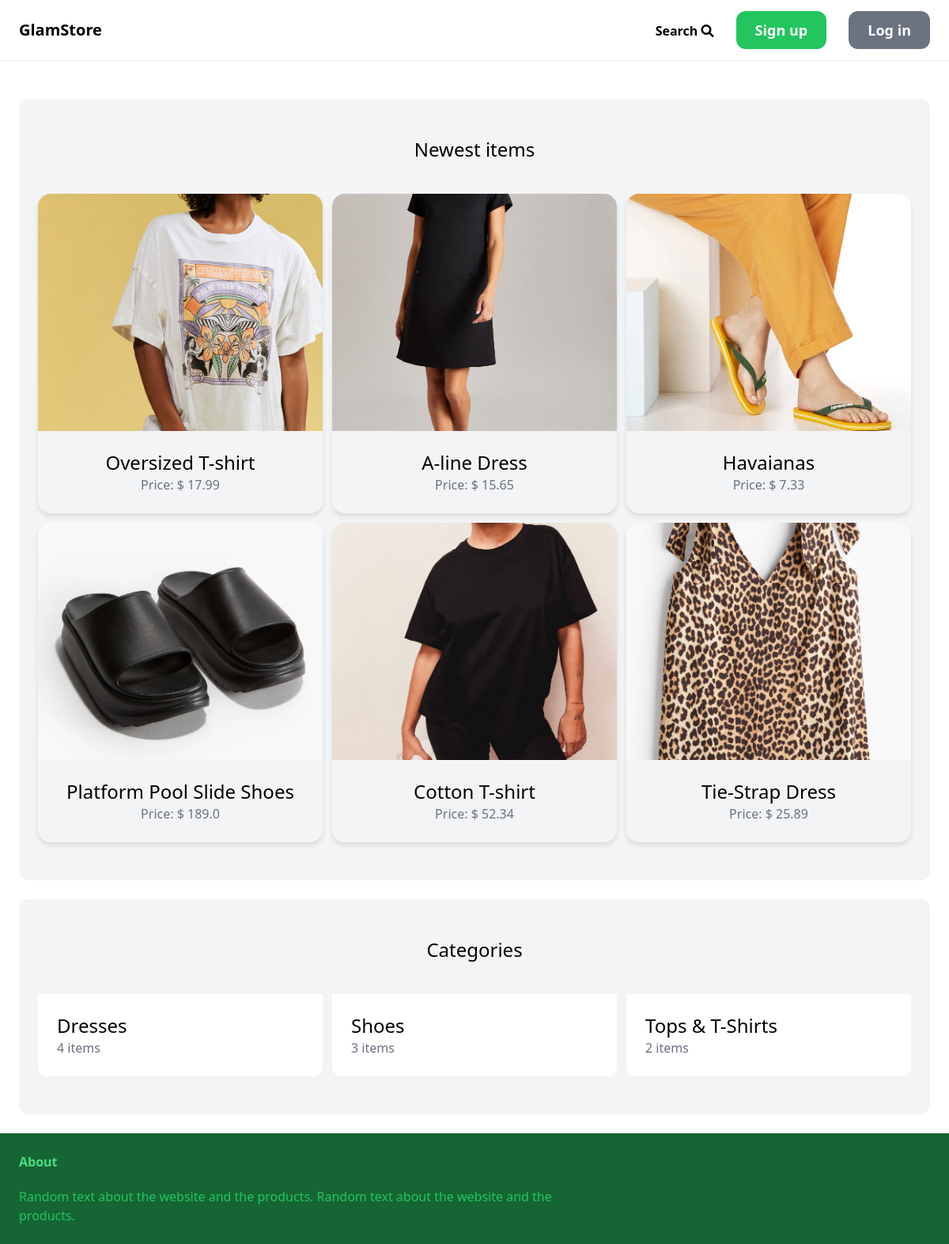
The page / on the database its author committed.
### item/models.py (models this page shows, shortened)
class Item(models.Model):
    category = models.ForeignKey(Category, related_name='items', on_delete=models.CASCADE)
    name = models.CharField(max_length=255)
    description = models.TextField(blank=True, null=True)
    price = models.FloatField()
    image = models.ImageField(upload_to='item_images', blank=True, null=True)
    is_sold = models.BooleanField(default=False)
    created_by = models.ForeignKey(User, related_name='items', on_delete= models.CASCADE)
    create_at = models.DateTimeField(auto_now_add=True)

class Category(models.Model):
    name = models.CharField(max_length=255)
    class Meta:
        ordering = ('name',)
        verbose_name_plural = 'Categories'

### core/views.py (the view)
def index(request):
    items = Item.objects.filter(is_sold=False)[0:6]
    Categories = Category.objects.all()
    return render(request, 'core/index.html', {'categories': Categories, 'items': items})

### core/templates/core/index.html (shortened to what this page needs)
{% extends 'core/base.html' %}
{% block content %}
    <div class="mt-6 px-6 py-12 bg-gray-100 rounded-xl">
        <h2 class="mb-10 text-2xl text-center">Newest items</h2>
        <div class="grid grid-cols-3 gap-3">
            {% for item in items %}
            <div style="border-radius: 1rem; overflow: hidden; box-shadow: 0 4px 6px rgba(0, 0, 0, 0.1);">
                <a href="{% url 'item:detail' item.id %}">
                    <div style="width: 100%; height: 300px; overflow: hidden;">
                        <img src="{{ item.image.url }}" style="width: 100%; height: 100%; object-fit: cover;">
                    </div>
                    <div style="padding: 1.5rem; text-align: center;">
                        <h2 class="text-2xl">{{ item.name }}</h2>
                        <p class="text-gray-500"> Price: $ {{ item.price }}</p>
                    </div>
                </a>
            </div>
            {% endfor %}
        </div>
    </div>
    <div class="mt-6 px-6 py-12 bg-gray-100 rounded-xl">
        <h2 class="mb-10 text-2xl text-center">Categories</h2>
        <div class="grid grid-cols-3 gap-3">
            {% for category in categories %}
            <div>
                <a href="#">
                    <div class="p-6 bg-white rounded-b-xl">
                        <h2 class="text-2xl">{{category.name}}</h2>
                        <p class="text-gray-500"> {{category.items.count}} items</p>
                    </div>
                </a>
            </div>
            {% endfor %}
        </div>
    </div>
{% endblock %}

### core/templates/core/base.html (shortened to what this page needs)
<!DOCTYPE html>
<html lang="pt">
<head>
    <script src="https://cdn.tailwindcss.com"></script>
    <link rel="stylesheet" href="https://cdnjs.cloudflare.com/ajax/libs/font-awesome/6.0.0-beta3/css/all.min.css">
</head>
<body>
    <nav class="px-6 py-6 flex justify-between items-center border-b border-gray-200">
        <a href="http:/" class="text-xl font-semibold">GlamStore</a>
        <div class="space-x-6">
            <a href="{% url 'item:items' %}" class="font-semibold hover:text-green-700">Search <i class="fa-solid fa-magnifying-glass"></i></a>
            {%if request.user.is_authenticated%}
            <a href="{% url 'item:favorites' %}" class="font-semibold hover:text-green-700">Favorites <i class="fa-solid fa-star"></i></a>
            <a href="{% url 'item:view_cart' %}" class="font-semibold hover:text-green-700">Bag <i class="fa-solid fa-bag-shopping"></i></a>
            {% else %}
            <a href="{% url 'core:signup'%}" class="px-6 py-3 text-lg font-semibold bg-green-500 text-white rounded-xl hover:bg-green-700">Sign up</a>
            <a href="{% url 'core:login'%}" class="px-6 py-3 text-lg font-semibold bg-gray-500 text-white rounded-xl hover:bg-gray-700">Log in</a>
            {% endif %}
        </div>
    </nav>
    <div class="px-6 py-6">
        {% block content %}
        {% endblock %}
    </div>
    <footer class="px-6 py-6 flex justify-between bg-green-800">
        <div class="w-2/3 pr-10">
            <h3 class="mb-5 font-semibold text-green-400">About</h3>
            <p class="text-s text-green-500">Random text about the website and the products. Random text about the website and the products.</p>
        </div>
    </footer>
</body>
</html>

### rows shown on the page
Item: image (picture), name "Oversized T-shirt", price "17.99"
Item: image (picture), name "A-line Dress", price "15.65"
Item: image (picture), name "Havaianas", price "7.33"
Item: image (picture), name "Platform Pool Slide Shoes", price "189.0"
Item: image (picture), name "Cotton T-shirt", price "52.34"
Item: image (picture), name "Tie-Strap Dress", price "25.89"
Category: name "Dresses", items.count "4"
Category: name "Shoes", items.count "3"
Category: name "Tops & T-Shirts", items.count "2"
